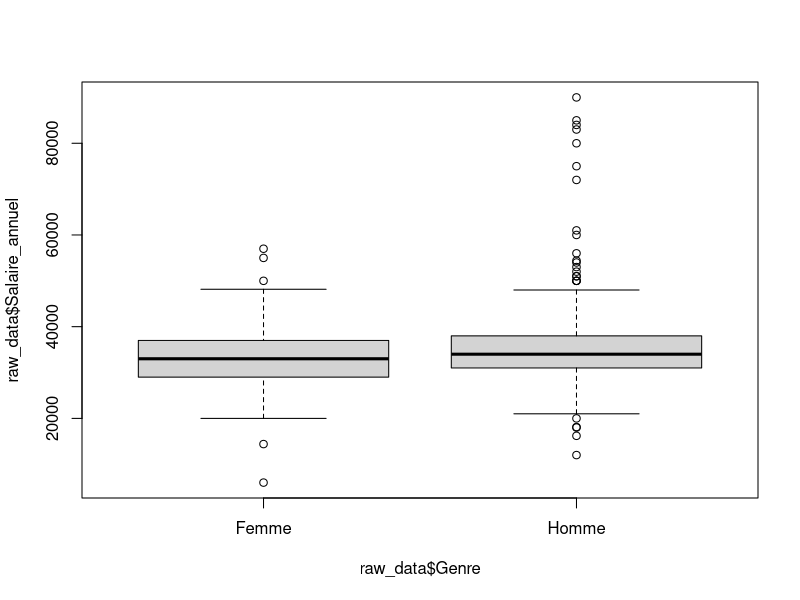
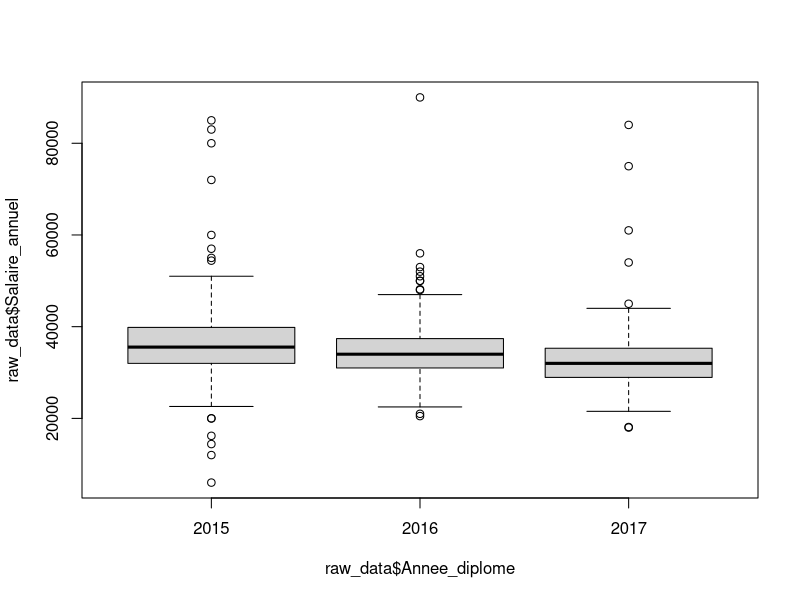
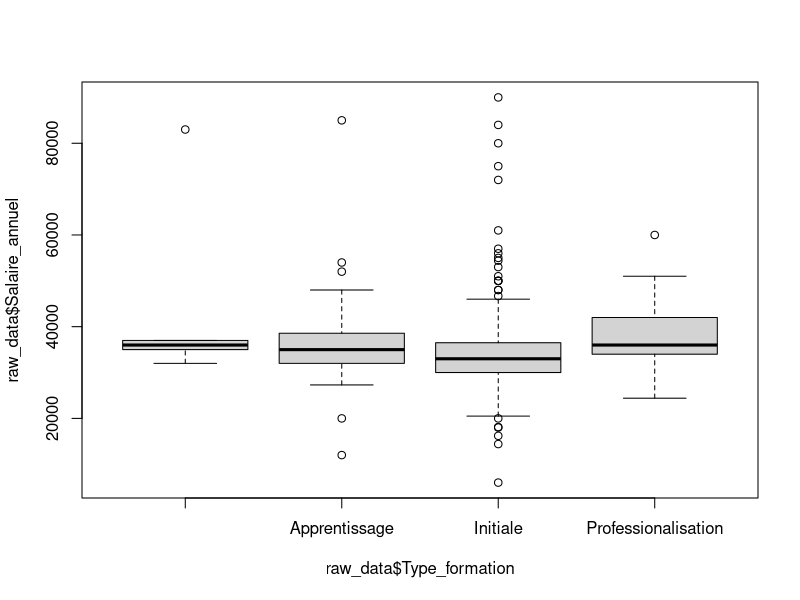
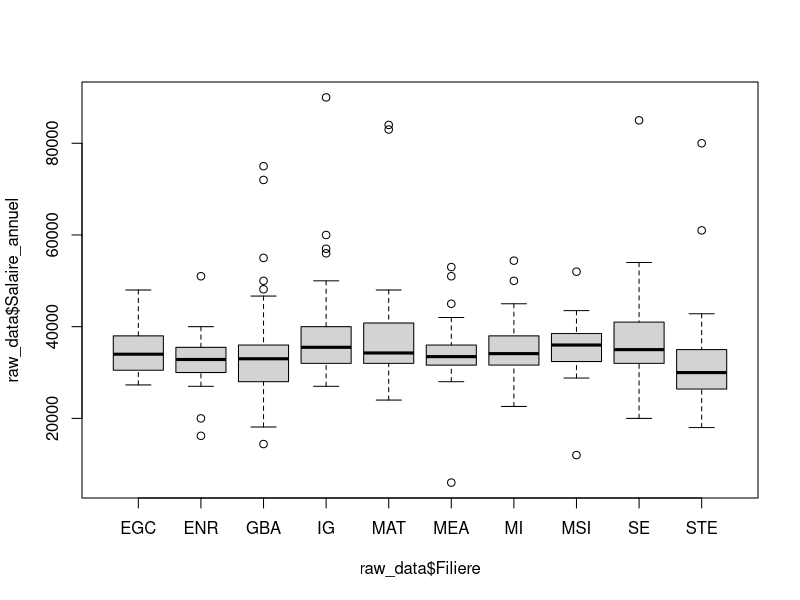
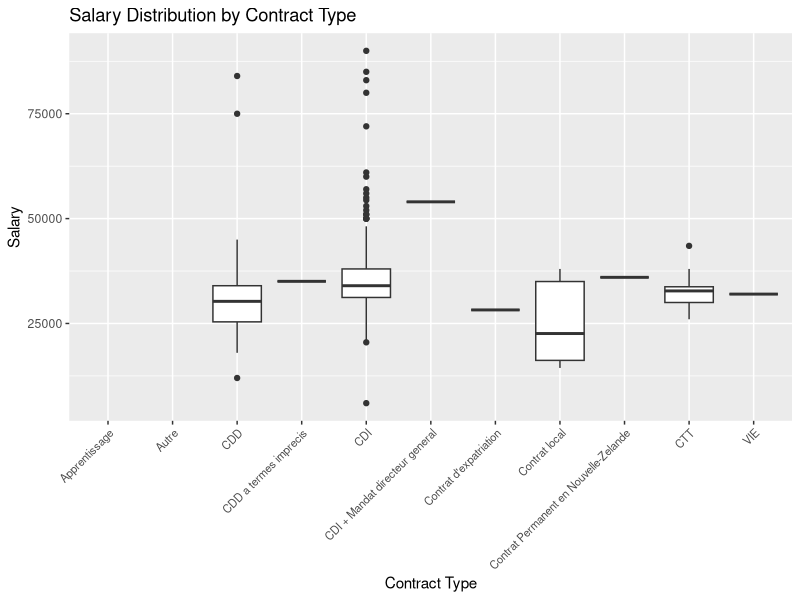
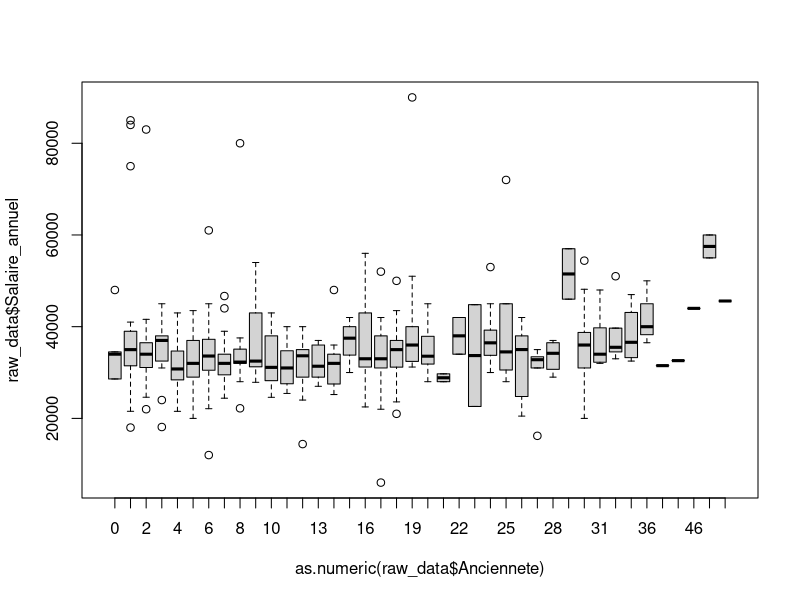
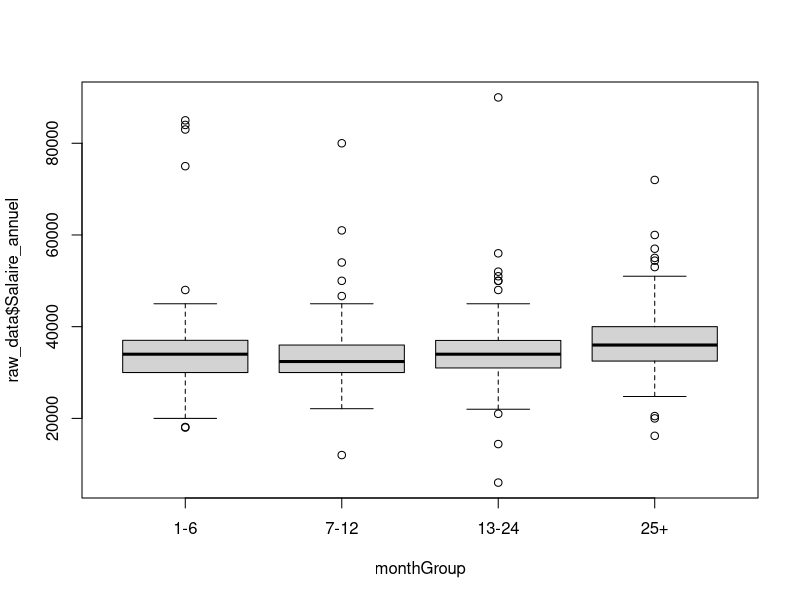
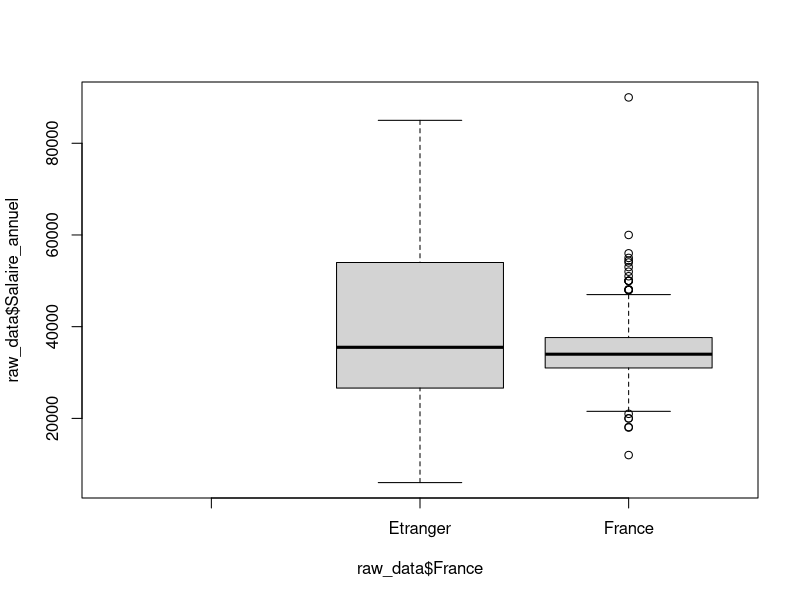

Write R code to recreate these figures, in order.
## ---- chunk 1
if (!requireNamespace("ggplot2", quietly = TRUE)) {
  install.packages("ggplot2")
}
library(ggplot2)
## ---- chunk 2
# Trying ISO-8859-1
raw_data <- read.csv("data/data_2018.csv", sep = ";")
## ---- chunk 3
# Lists specifying which columns to convert to factors and numeric
factor_cols <- c("Date", "Identifiant", "Genre", "Annee_diplome","Type_formation","Filiere","Situation","Secteur","Nature_contrat", "France","Region", "Pays", "Taille_entreprise", "Nom_entreprise", "Departement", "Intitule_poste", "Secteur_activite")
numeric_cols <- c("Anciennete", "Salaire_annuel", "Responsabilite_hierarchique", "Responsabilite_budget", "Responsabilite_equipe", "Responsabilite_projet", "Satisfaction_globale", "Saitisfaction_relations", "Satisfaction_salaire", "Satisfaction_autonomie", "Satisfaction_localisation")

# Convert columns to factors
raw_data[factor_cols] <- lapply(raw_data[factor_cols], as.factor)

# Convert columns to numeric
raw_data[numeric_cols] <- lapply(raw_data[numeric_cols], as.numeric)
## ---- chunk 4
remove_rows_by_value <- function(data, column_name, value_to_remove) {
  data_filtered <- subset(data, !(data[[column_name]] == value_to_remove))
  return(data_filtered)
}
## ---- chunk 5
boxplot(raw_data$Salaire_annuel ~ raw_data$Genre)
## ---- chunk 6
boxplot(raw_data$Salaire_annuel ~ raw_data$Annee_diplome)
## ---- chunk 7
boxplot(raw_data$Salaire_annuel ~ raw_data$Type_formation)
## ---- chunk 8
boxplot(raw_data$Salaire_annuel ~ raw_data$Filiere)
## ---- chunk 9
filtered_data <- remove_rows_by_value(raw_data, "Situation", "En recherche emploi")
filtered_data <- remove_rows_by_value(filtered_data, "Situation", "En poursuite d'études (hors thèse) / en formation")
filtered_data <- remove_rows_by_value(filtered_data, "Situation", "These")
filtered_data <- remove_rows_by_value(filtered_data, "Situation", "Sans activité") 
filtered_data <- remove_rows_by_value(filtered_data, "Situation", "Volontariat")
filtered_data <- remove_rows_by_value(filtered_data, "Situation", "En création d'entreprise /reprise d'entreprise")
filtered_data <- remove_rows_by_value(filtered_data, "Situation", "Etudes")

activite_data <- filtered_data
## ---- chunk 10


# Filtrage de certains contrat peu représentatif
filtered_data <- remove_rows_by_value(activite_data, "Nature_contrat", "Service à la personne (cours particulier de mathématiques via Acadomia)")
filtered_data <- remove_rows_by_value(filtered_data, "Nature_contrat", "")

ggplot(filtered_data, aes(x = Nature_contrat, y = Salaire_annuel)) +
  geom_boxplot() +
  theme(axis.text.x = element_text(angle = 45, hjust = 1, size = 8)) +
  labs(title = "Salary Distribution by Contract Type", x = "Contract Type", y = "Salary")

## ---- chunk 11



ordered_data <- raw_data[order(as.numeric(raw_data$Anciennete)), ]

boxplot(raw_data$Salaire_annuel ~ as.numeric(raw_data$Anciennete), data = ordered_data)
## ---- chunk 12
monthGroup <- cut(as.numeric(raw_data$Anciennete),
                               breaks = c(0, 6, 12, 24, Inf),
                               labels = c("1-6", "7-12", "13-24", "25+"),
                               right = FALSE)


boxplot(raw_data$Salaire_annuel ~ monthGroup, data = raw_data)
## ---- chunk 13
boxplot(raw_data$Salaire_annuel ~ raw_data$France)
## ---- chunk 14
raw_data_filtered <- raw_data[complete.cases(raw_data$Pays) & raw_data$Pays != "" & !grepl("^\\s*$", raw_data$Pays) & !is.na(raw_data$Salaire_annuel), ]


median_salaries <- tapply(raw_data_filtered$Salaire_annuel, raw_data_filtered$Pays, median)
median_order <- names(sort(median_salaries))

emploiFactor <- factor(raw_data_filtered$Pays, levels = median_order)



ggplot(raw_data_filtered, aes(x = emploiFactor, y = Salaire_annuel)) +
  geom_boxplot(na.rm = TRUE) +
  theme(axis.text.x = element_text(angle = 45, hjust = 1, size = 8)) +
  labs(title = "Salary Distribution by Country", x = "Country", y = "Salary")
## ---- chunk 15
# Trying ISO-8859-1
raw_data <- read.csv("data/data_2019.csv", sep = ";", fileEncoding = "UTF-8")
## ---- chunk 16
# Lists specifying which columns to convert to factors and numeric
factor_cols <- c("Date", "identifiant", "Genre", "Annee_diplome","Type_formation","Filiere","Situation","Secteur","Nature_contrat", "France","Region", "Pays", "Taille_entreprise", "Nom_entreprise", "Departement", "Intitule_poste", "Secteur_activite")
numeric_cols <- c("Anciennete", "Salaire_annuel", "Responsabilite_hierarchique", "Responsabilite_budget", "Responsabilite_equipe", "Responsabilite_projet", "Satisfaction_globale", "Saitisfaction_relations", "Satisfaction_salaire", "Satisfaction_autonomie", "Satisfaction_localisation")

# Convert columns to factors
raw_data[factor_cols] <- lapply(raw_data[factor_cols], as.factor)

# Convert columns to numeric
raw_data[numeric_cols] <- lapply(raw_data[numeric_cols], as.numeric)
## ---- chunk 17
remove_rows_by_value <- function(data, column_name, value_to_remove) {
  data_filtered <- subset(data, !(data[[column_name]] == value_to_remove))
  return(data_filtered)
}
## ---- chunk 18
boxplot(raw_data$Salaire_annuel ~ raw_data$Genre)
## ---- chunk 19
boxplot(raw_data$Salaire_annuel ~ raw_data$Annee_diplome)
## ---- chunk 20
boxplot(raw_data$Salaire_annuel ~ raw_data$Type_formation)
## ---- chunk 21
boxplot(raw_data$Salaire_annuel ~ raw_data$Filiere)
## ---- chunk 22
filtered_data <- remove_rows_by_value(raw_data, "Situation", "En recherche emploi")
filtered_data <- remove_rows_by_value(filtered_data, "Situation", "En poursuite d'études (hors thèse) / en formation")
filtered_data <- remove_rows_by_value(filtered_data, "Situation", "These")
filtered_data <- remove_rows_by_value(filtered_data, "Situation", "Sans activité") 
filtered_data <- remove_rows_by_value(filtered_data, "Situation", "Volontariat")
filtered_data <- remove_rows_by_value(filtered_data, "Situation", "En création d'entreprise /reprise d'entreprise")
filtered_data <- remove_rows_by_value(filtered_data, "Situation", "Etudes")

activite_data <- filtered_data
## ---- chunk 23


# Filtrage de certains contrat peu représentatif
filtered_data <- remove_rows_by_value(activite_data, "Nature_contrat", "Service à la personne (cours particulier de mathématiques via Acadomia)")
filtered_data <- remove_rows_by_value(filtered_data, "Nature_contrat", "")

ggplot(filtered_data, aes(x = Nature_contrat, y = Salaire_annuel)) +
  geom_boxplot() +
  theme(axis.text.x = element_text(angle = 45, hjust = 1, size = 8)) +
  labs(title = "Salary Distribution by Contract Type", x = "Contract Type", y = "Salary")

## ---- chunk 24



ordered_data <- raw_data[order(as.numeric(raw_data$Anciennete)), ]

boxplot(raw_data$Salaire_annuel ~ as.numeric(raw_data$Anciennete), data = ordered_data)
## ---- chunk 25
monthGroup <- cut(as.numeric(raw_data$Anciennete),
                               breaks = c(0, 6, 12, 24, Inf),
                               labels = c("1-6", "7-12", "13-24", "25+"),
                               right = FALSE)


boxplot(raw_data$Salaire_annuel ~ monthGroup, data = raw_data)
## ---- chunk 26
boxplot(raw_data$Salaire_annuel ~ raw_data$France)
## ---- chunk 27
raw_data_filtered <- raw_data[complete.cases(raw_data$Pays) & raw_data$Pays != "" & !grepl("^\\s*$", raw_data$Pays) & !is.na(raw_data$Salaire_annuel), ]


median_salaries <- tapply(raw_data_filtered$Salaire_annuel, raw_data_filtered$Pays, median)
median_order <- names(sort(median_salaries))

emploiFactor <- factor(raw_data_filtered$Pays, levels = median_order)



ggplot(raw_data_filtered, aes(x = emploiFactor, y = Salaire_annuel)) +
  geom_boxplot(na.rm = TRUE) +
  theme(axis.text.x = element_text(angle = 45, hjust = 1, size = 8)) +
  labs(title = "Salary Distribution by Country", x = "Country", y = "Salary")
